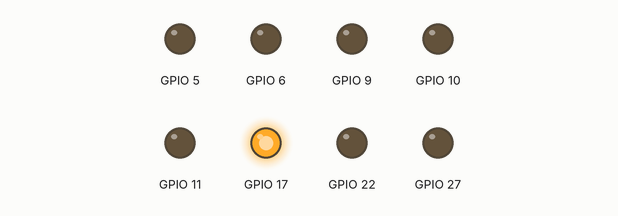
Simulated run of this program. Board: Raspberry Pi (BCM pin numbers). On the bench: output pins drawn as LEDs (lit = HIGH).

Above: at 0.02 s.
At 0.37 s:
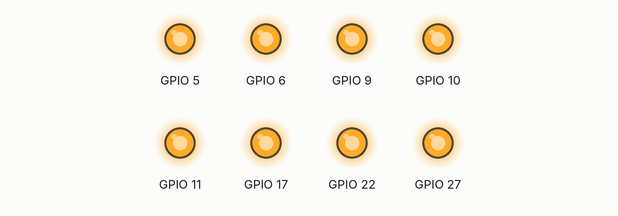
At 0.72 s:
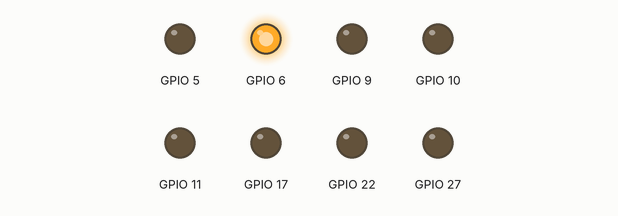
At 1.47 s:
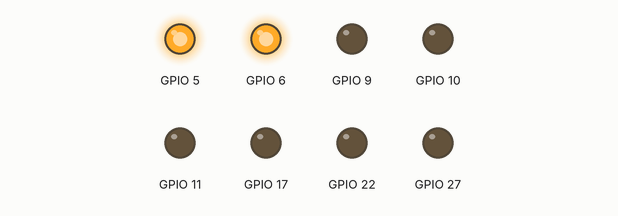
At 2.17 s:
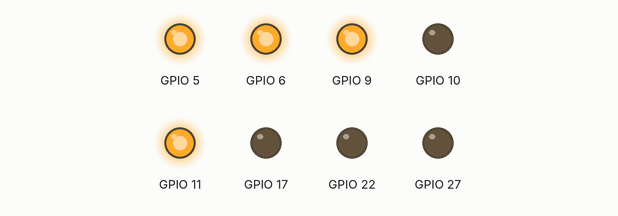
At 2.92 s:
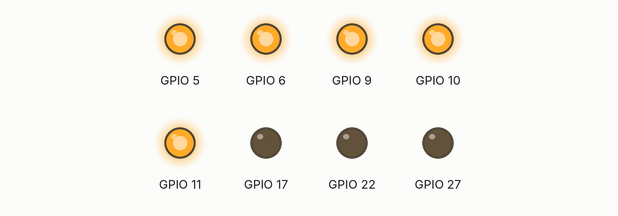
Timing chart, 0 to 3.2 s (numbered marks = the images above):
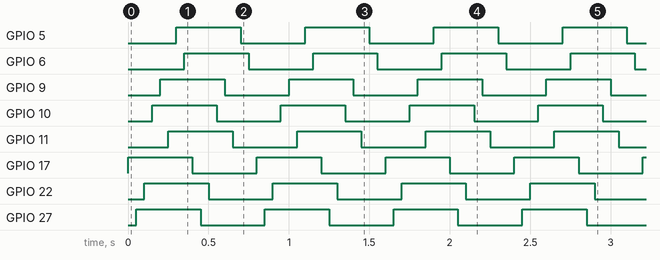

Measured:
- by itself, GPIO 5, GPIO 6, GPIO 9–11, GPIO 17, GPIO 22, GPIO 27: alternates HIGH for 0.40 s and LOW for 0.40 s
- by itself, everything shown: repeats every 0.80 s, in 16 steps

The program:

main.py
```python
# python script to control a 8 pixel led strip raspberry pi with BCM GPIO

import time
import RPi.GPIO as GPIO

GPIO.setmode(GPIO.BCM)

GPIO.setup(17, GPIO.OUT)
GPIO.setup(27, GPIO.OUT)
GPIO.setup(22, GPIO.OUT)
GPIO.setup(10, GPIO.OUT)
GPIO.setup(9, GPIO.OUT)
GPIO.setup(11, GPIO.OUT)
GPIO.setup(5, GPIO.OUT)
GPIO.setup(6, GPIO.OUT)

while True:
    GPIO.output(17, GPIO.HIGH)
    time.sleep(0.05)
    GPIO.output(27, GPIO.HIGH)
    time.sleep(0.05)
    GPIO.output(22, GPIO.HIGH)
    time.sleep(0.05)
    GPIO.output(10, GPIO.HIGH)
    time.sleep(0.05)
    GPIO.output(9, GPIO.HIGH)
    time.sleep(0.05)
    GPIO.output(11, GPIO.HIGH)
    time.sleep(0.05)
    GPIO.output(5, GPIO.HIGH)
    time.sleep(0.05)
    GPIO.output(6, GPIO.HIGH)
    time.sleep(0.05)
    GPIO.output(17, GPIO.LOW)
    time.sleep(0.05)
    GPIO.output(27, GPIO.LOW)
    time.sleep(0.05)
    GPIO.output(22, GPIO.LOW)
    time.sleep(0.05)
    GPIO.output(10, GPIO.LOW)
    time.sleep(0.05)
    GPIO.output(9, GPIO.LOW)
    time.sleep(0.05)
    GPIO.output(11, GPIO.LOW)
    time.sleep(0.05)
    GPIO.output(5, GPIO.LOW)
    time.sleep(0.05)
    GPIO.output(6, GPIO.LOW)
    time.sleep(0.05)

GPIO.cleanup()

# Here is the wiring diagram

# The script is pretty self explanatory. I have used the BCM GPIO numbering. The script turns on and off the LEDs in a loop. The LEDs are connected to the GPIO pins using a 220 ohm resistor. The LEDs are connected in series with the resistor. The resistor is used to limit the current through the LED and protect it from damage. If you don’t use the resistor, then the LEDs will burn out quickly. The script can be modified to control the LEDs in any pattern. The LEDs can be connected in parallel as well. The script can be modified to control the LEDs
```
